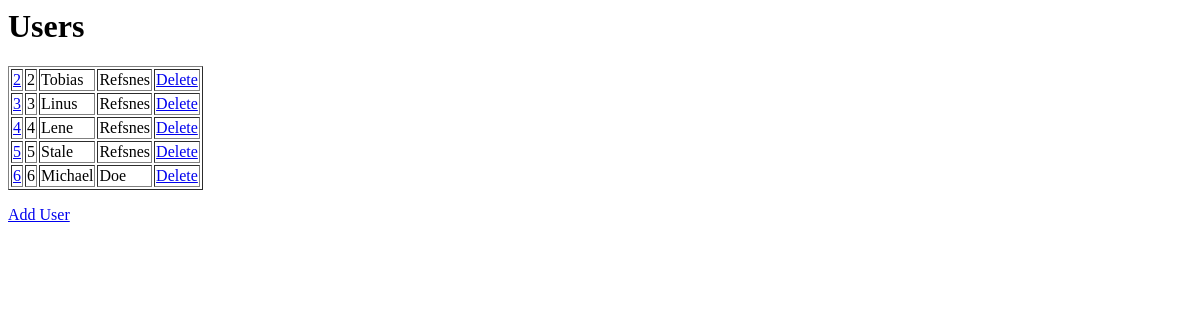
The page /hello_world/ on the database as committed earlier.
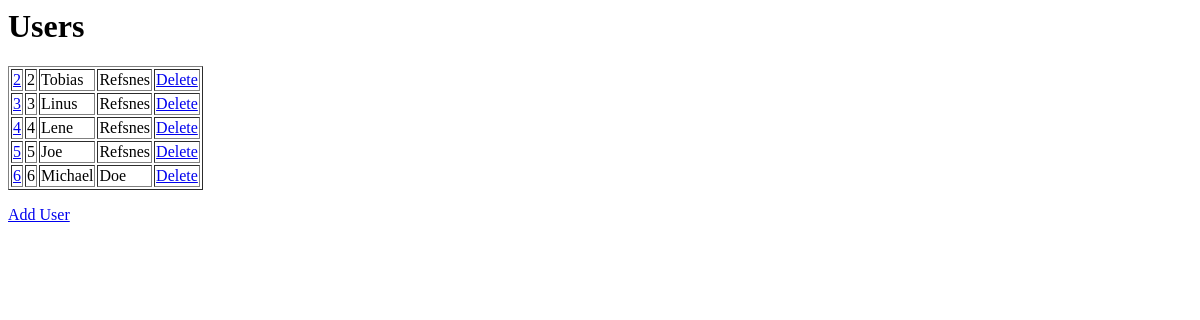
The same page on the database as committed later.
### hello_world/models.py (models this page shows)
class HelloUsers(models.Model):
    firstname = models.CharField(max_length = 255)
    lastname = models.CharField(max_length = 255)

### hello_world/views.py (the view)
# urls.py: path('', views.index, name = 'index'),
def index(request):
    Myusers = HelloUsers.objects.all().values()
    template = loader.get_template('index.html')
    context = {
        'Myusers': Myusers,
    }
    return HttpResponse(template.render(context, request))

### hello_world/templates/index.html
<h1>Users</h1>
<table border="1">
  {% for x in Myusers %}
  <tr>
    <td><a href = "update/{{ x.id }}">{{ x.id }}</a></td>
    <td>{{ x.id }}</td>
    <td>{{ x.firstname }}</td>
    <td>{{ x.lastname }}</td>
    <td><a href = "delete/{{ x.id }}">Delete</a></td>
  </tr>
  {% endfor %}
</table>
<p>
  <a href = "add/">Add User</a>
</p>

Rows that differ between the two databases and show on the page:
changed HelloUsers id 5: firstname "Stale" → "Joe"
